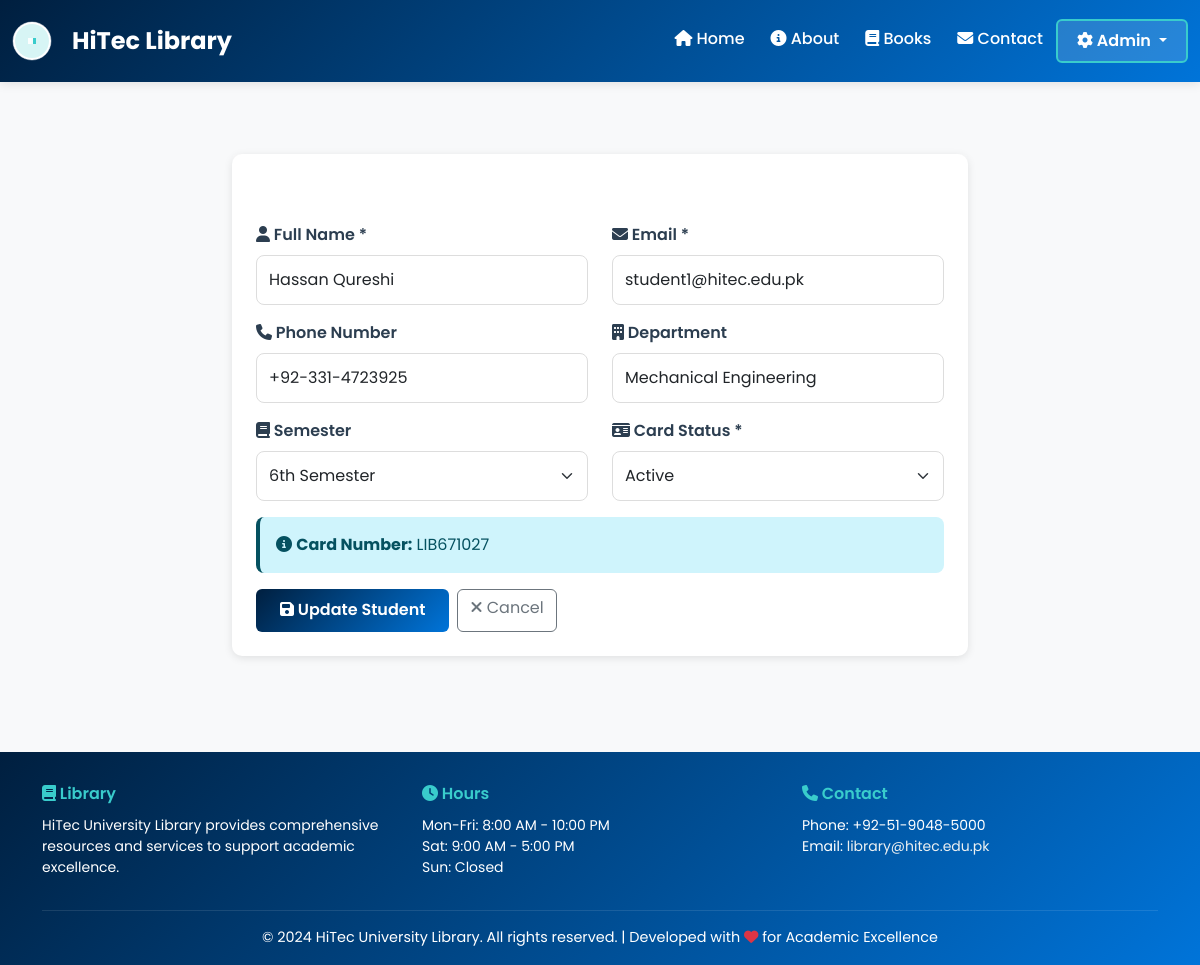
The app's page /admin/students/1/edit (signed in), older data.
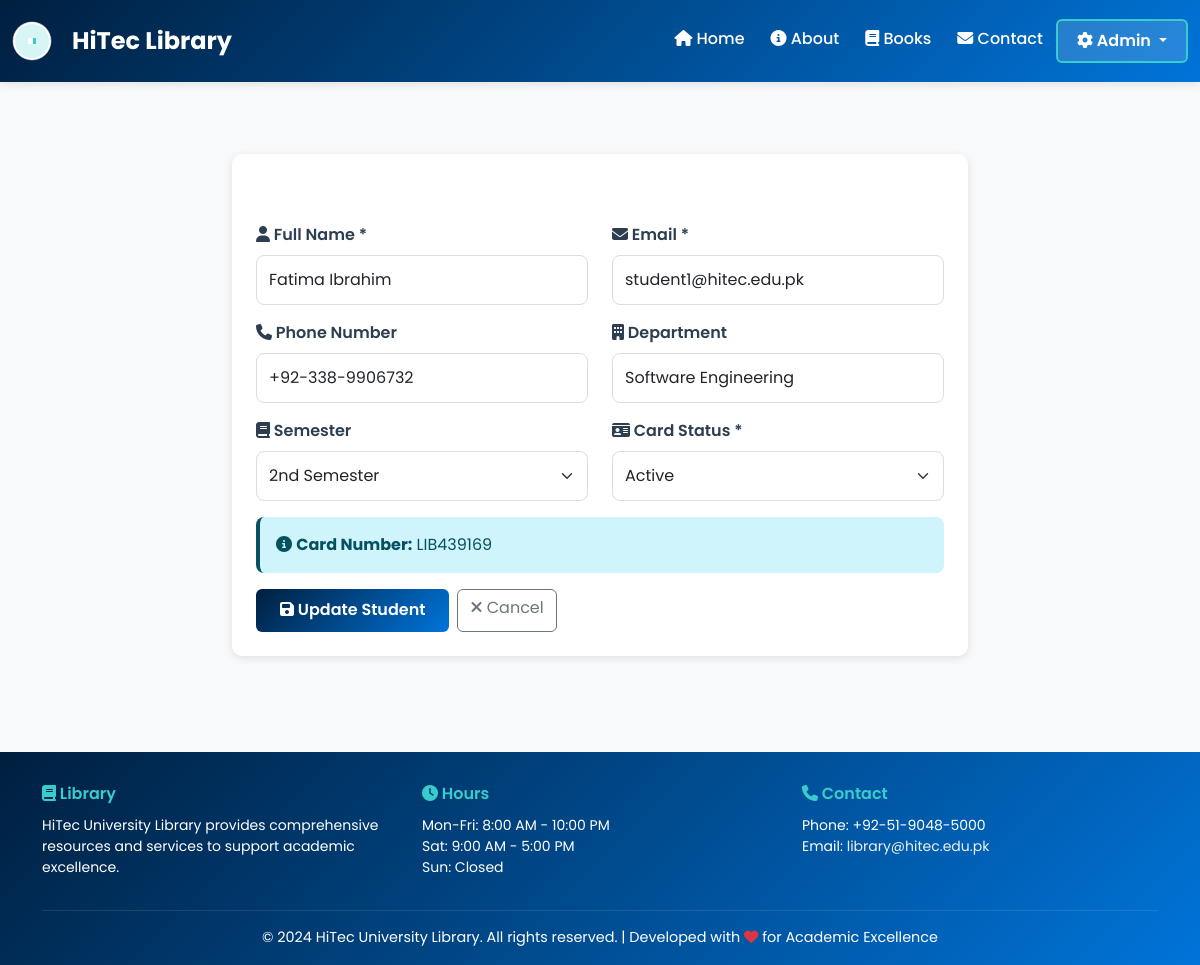
The same page, newer data.
### app.py (models this page shows)
class Student(db.Model):
    id = db.Column(db.Integer, primary_key=True)
    name = db.Column(db.String(150), nullable=False)
    email = db.Column(db.String(100), unique=True, nullable=False)
    roll_number = db.Column(db.String(20), unique=True, nullable=False)
    phone = db.Column(db.String(15))
    department = db.Column(db.String(100))
    semester = db.Column(db.Integer)
    library_card_number = db.Column(db.String(50), unique=True, nullable=False)
    card_status = db.Column(db.String(20), default='active')  # active, suspended, expired
    total_fines = db.Column(db.Float, default=0.0)
    registered_at = db.Column(db.DateTime, default=get_utc_now)
    loans = db.relationship('Loan', backref='student', lazy=True)
    reviews = db.relationship('Review', backref='student', lazy=True)

### app.py (the view, shortened to what this page needs)
@app.route('/admin/students/<int:id>/edit', methods=['GET', 'POST'])
@login_required
def admin_edit_student(id):
    student = Student.query.get_or_404(id)
    return render_template('admin/edit_student.html', student=student)

### app.py (called while the page is built)
def login_required(f):
    @wraps(f)
    def decorated_function(*args, **kwargs):
        if 'admin_id' not in session:
            flash('Please login to access this page', 'warning')
            return redirect(url_for('admin_login'))
        return f(*args, **kwargs)
    return decorated_function

### templates/admin/edit_student.html (shortened to what the changed rows need)
{% extends "base.html" %}
{% block content %}
<div class="container py-5">
    <div class="row justify-content-center">
        <div class="col-md-8">
            <div class="card border-0 shadow-sm">
                <div class="card-body p-4">
                    <form method="POST">
                        <div class="row">
                            <div class="col-md-6 mb-3">
                                <label for="name" class="form-label">
                                    <i class="fas fa-user"></i> Full Name *
                                </label>
                                <input type="text" class="form-control" id="name" name="name" value="{{ student.name }}" required>
                            </div>
                            <div class="col-md-6 mb-3">
                                <label for="email" class="form-label">
                                    <i class="fas fa-envelope"></i> Email *
                                </label>
                                <input type="email" class="form-control" id="email" name="email" value="{{ student.email }}" required>
                            </div>
                        </div>
                        <div class="row">
                            <div class="col-md-6 mb-3">
                                <label for="phone" class="form-label">
                                    <i class="fas fa-phone"></i> Phone Number
                                </label>
                                <input type="tel" class="form-control" id="phone" name="phone" value="{{ student.phone or '' }}">
                            </div>
                            <div class="col-md-6 mb-3">
                                <label for="department" class="form-label">
                                    <i class="fas fa-building"></i> Department
                                </label>
                                <input type="text" class="form-control" id="department" name="department" value="{{ student.department or '' }}">
                            </div>
                        </div>
                        <div class="row">
                            <div class="col-md-6 mb-3">
                                <label for="semester" class="form-label">
                                    <i class="fas fa-book"></i> Semester
                                </label>
                                <select class="form-select" id="semester" name="semester">
                                    {% for i in range(1, 9) %}
                                    <option value="{{ i }}" {% if student.semester == i %}selected{% endif %}>{{ i }}{{ 'st' if i == 1 else 'nd' if i == 2 else 'rd' if i == 3 else 'th' }} Semester</option>
                                    {% endfor %}
                                </select>
                            </div>
                            <div class="col-md-6 mb-3">
                                <label for="card_status" class="form-label">
                                    <i class="fas fa-id-card"></i> Card Status *
                                </label>
                                <select class="form-select" id="card_status" name="card_status" required>
                                    <option value="active" {% if student.card_status == 'active' %}selected{% endif %}>Active</option>
                                </select>
                            </div>
                        </div>
                        <div class="alert alert-info">
                            <i class="fas fa-info-circle"></i>
                            <strong>Card Number:</strong> {{ student.library_card_number }}
                        </div>
                        <div class="d-flex gap-2">
                            <button type="submit" class="btn btn-primary">
                            </button>
                            <a href="/admin/students" class="btn btn-outline-secondary">
                            </a>
                        </div>
                    </form>
                </div>
            </div>
        </div>
    </div>
</div>
{% endblock %}

Row changes from the older to the newer data that the page shows:
changed Student "student1@hitec.edu.pk": name "Hassan Qureshi" → "Fatima Ibrahim"; phone "+92-331-4723925" → "+92-338-9906732"; department "Mechanical Engineering" → "Software Engineering"; semester "6th Semester" → "2nd Semester"; library_card_number "LIB671027" → "LIB439169"
